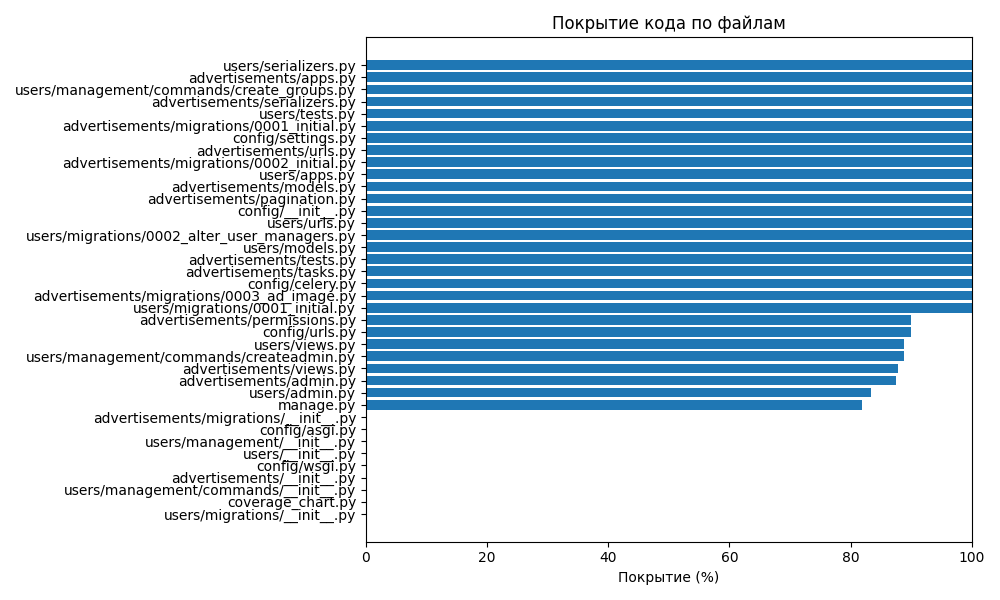

This figure's Python source:
import os

import coverage
import matplotlib.pyplot as plt
import pandas as pd

cov = coverage.Coverage(data_file=".coverage")
cov.load()

files = list(cov.get_data().measured_files())

data = []

for f in files:
    try:
        analysis = cov.analysis2(f)

        filename = analysis[0]
        statements = analysis[1]
        missing = analysis[3]

        total = len(statements)
        covered = total - len(missing)

        percent = (covered / total * 100) if total > 0 else 0

        short_name = os.path.relpath(filename)

        data.append({"file": short_name, "coverage": percent})

    except Exception as e:
        print(f"Пропущен файл {f}: {e}")

df = pd.DataFrame(data).sort_values("coverage")

plt.figure(figsize=(10, 6))
plt.barh(df["file"], df["coverage"])

plt.xlabel("Покрытие (%)")
plt.title("Покрытие кода по файлам")
plt.xlim(0, 100)

plt.tight_layout()
plt.savefig("coverage_chart.png")

print("Диаграмма сохранена: coverage_chart.png")
